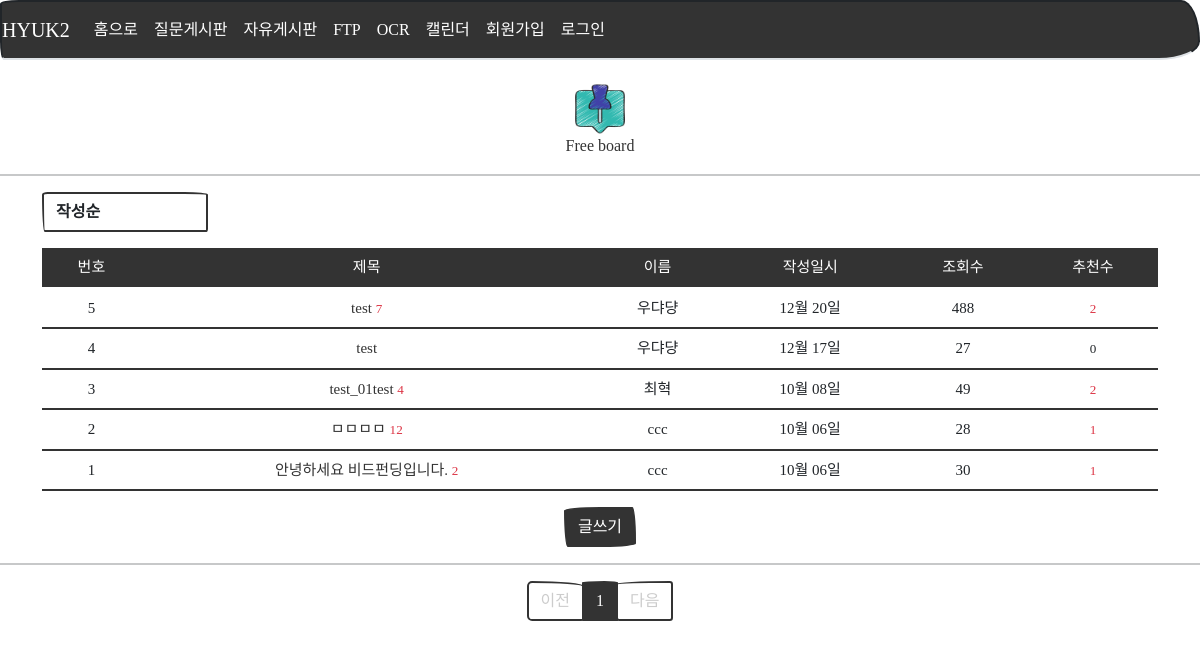
Before: /board/list/ with the older database file.
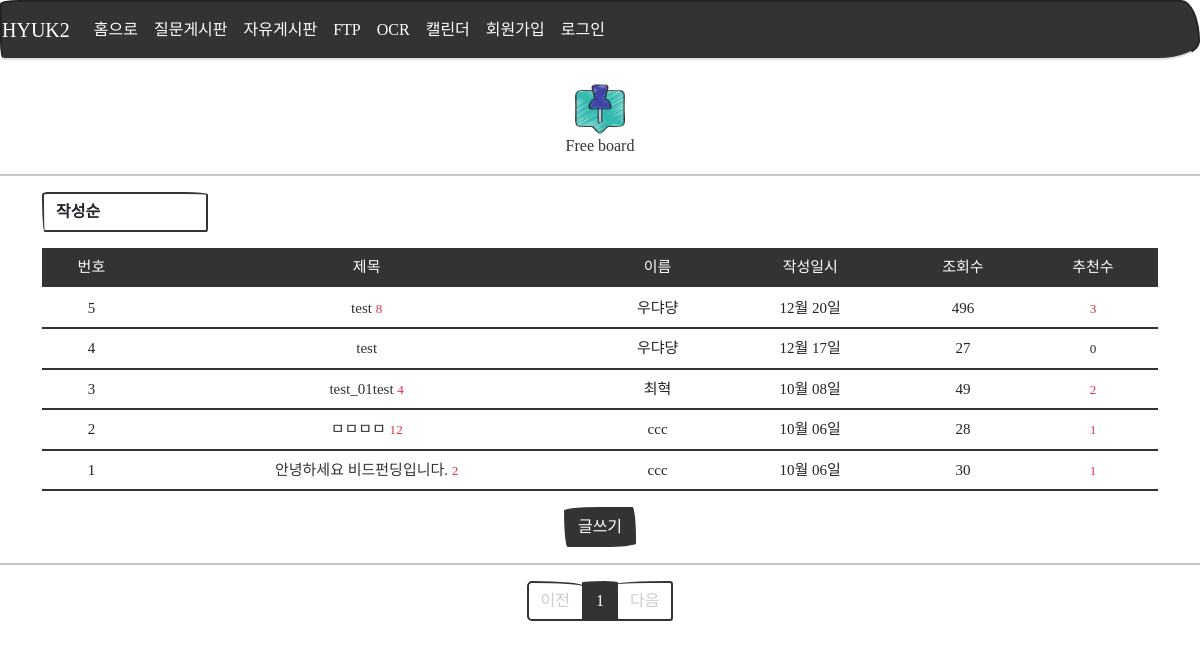
After: the same page with the newer database file.
### models.py (models this page shows)
class Board(db.Model):
    id = db.Column(db.Integer, primary_key=True)
    subject = db.Column(db.String(200), nullable=False)
    content = db.Column(db.Text(), nullable=False)
    create_date = db.Column(db.DateTime(), nullable=False)
    user_id = db.Column(db.Integer, db.ForeignKey('user.id', ondelete='CASCADE'), nullable=False)
    user = db.relationship('User', backref=db.backref('board_set'))  # 나중에 자신이 작성한 글을 user.board_set 으로 참조할 수 있다.
    modify_date = db.Column(db.DateTime(), nullable=True)
    hits = db.Column(db.Integer, nullable=False, default='0')
    voter = db.relationship('User', secondary=board_voter, backref=db.backref('board_voter_set'))

class User(db.Model):
    id = db.Column(db.Integer, primary_key=True)    # id는 자동으로 증가하는 User 모델의 기본키
    username = db.Column(db.String(150), unique=True, nullable=False)  # 아이디
    password = db.Column(db.String(200), nullable=False)
    name = db.Column(db.String(150), nullable=False)  # 실명
    email = db.Column(db.String(120), unique=True, nullable=False)
    fir_joo = db.Column(db.String(6), nullable=False)  # 주민번호 앞자리
    sec_joo = db.Column(db.String(7), nullable=False)  # 주민번호 뒷자리
    tel = db.Column(db.String(50), nullable=False)  # 휴대폰 번호, 휴대폰인증이 있다면 unique=True 넣어야 됨

### views/board_views.py (the view)
@bp.route('/list/')
def _list():
    page = request.args.get('page', type=int, default=1)  # 페이지번호가 없으면 default 로 페이지1을 출력한다.
    kw = request.args.get('kw', type=str, default='')  # 검색어
    so = request.args.get('so', type=str, default='recent')  # 정렬, default 는 최신순('recent')
    if so == 'recommend':  # 추천 수가 많은 게시물
        sub_query = db.session.query(board_voter.c.board_id, func.count('*').label('num_voter')) \
            .group_by(board_voter.c.board_id).subquery()
        board_list = Board.query \
            .outerjoin(sub_query, Board.id == sub_query.c.board_id) \
            .order_by(sub_query.c.num_voter.desc(), Board.create_date.desc())
    elif so == 'popular':  # 답변 수가 많은 게시물
        sub_query = db.session.query(Comment.board_id, func.count('*').label('num_board')) \
            .group_by(Comment.board_id).subquery()
        board_list = Board.query \
            .outerjoin(sub_query, Board.id == sub_query.c.board_id) \
            .order_by(sub_query.c.num_board.desc(), Board.create_date.desc())
    elif so == 'hit':  # 조회 수가 많은 게시물
        board_list = Board.query.order_by(Board.hits.desc())
    else:  # recent, 기존 게시물
        board_list = Board.query.order_by(Board.create_date.desc())
    board_list = board_list.paginate(page, per_page=5)
    return render_template('board/board_list.html', board_list=board_list, page=page, so=so)

### filter.py (called while the page is built)
def format_datetime(value, fmt='%m월 %d일'):
    now = datetime.now()
    time = now - value
    if time < timedelta(minutes=1):
        return '방금 전'
    elif time < timedelta(hours=1):
        return str(int(time.seconds / 60)) + '분 전'
    elif time < timedelta(days=1):
        return str(int(time.seconds / 3600)) + '시간 전'
    elif time < timedelta(days=7):
        time = datetime.now().date() - value.date()
        return str(time.days) + '일 전'
    else:
        return value.strftime(fmt)

### views/login_views.py (called while the page is built)
@bp.before_app_request
def logged_in_user():
    user_id = session.get('user_id')
    if user_id is None:
        g.user = None
    else:
        g.user = User.query.get(user_id)

### templates/board/board_list.html (shortened to what this page needs)
{% extends 'base.html' %}
{% block content %}
	<center>
  	    <div>
			<br>
  	        <center>
  	            <a class="top_icon" href="{{url_for('board._list')}}">
			<img src="{{ url_for('static',filename='images/board.png') }}",
			 class="basic_img"/>Free board</a>
  	        </center>
  	        <hr width="100%" color="black" />
  	    </div>
  	</center>
  	<center>
  	    <div class="container my-3">
			<div class="row justify-content-between my-3">
				<div class="col-2">
            		<select class="form-control">
                		<option value="recent" {% if so=='recent' %}selected{% endif %}>작성순</option>
            		</select>
        		</div>
    		</div>
  	        <table class="table">
  	            <thead>
  	                <tr class="thead-dark table-dark">
  	                    <th class="text-center">번호</th>
  	                    <th class="text-center">제목</th>
						<th class="text-center">이름</th>
  	                    <th class="text-center">작성일시</th>
						<th class="text-center">조회수</th>
						<th class="text-center">추천수</th>
  	                </tr>
  	            </thead>
  	            <tbody>
  	                {% if board_list %}
  	                {% for board in board_list.items %}
  	                <tr>
  	                    <td class="text-center">
                            {{ board_list.total - ((board_list.page-1) * board_list.per_page) - loop.index0 }}</td>
  	                    <td class="text-center">
  	                        <a href="{{ url_for('board.detail', board_id=board.id) }}">
                                {{ board.subject }}
                            </a>
							{% if board.comment_set|length > 0 %}
  	                        <span class="text-danger small ml-2">{{ board.comment_set|length }}</span>
  	                        {% endif %}
  	                    </td>
						<td class="text-center">{{ board.user.name }}</td>
  	                    <td class="text-center">{{ board.create_date|datetime }}</td>
						<td class="text-center">{{ board.hits }}</td>
						<td class="text-center">
							{% if board.voter|length > 0 %}
							<span class="text-danger small ml-2">
								{{ board.voter|length }}
							</span>
							{% else %}
							<span class="small ml-2">
								{{ board.voter|length }}
							</span>
							{% endif %}
						</td>
  	                </tr>
  	                {% endfor %}
  	                {% else %}
  	                <tr>
  	                    <td colspan="3">글이 없습니다.</td>
  	                </tr>
  	                {% endif %}
  	            </tbody>
  	        </table>
  	    </div>
        <a href="{{ url_for('board.create') }}" class="btn btn-primary">글쓰기</a>
  	    <hr width="100%" color="black" />
  	    <ul class="pagination justify-content-center">
  	        {% if board_list.has_prev %}
  	        <li class="page-item">
  	            <a class="page-link" href="?page={{ board_list.prev_num }}">이전</a>
  	        </li>
  	        {% else %}
  	        <li class="page-item disabled">
  	            <a class="page-link" tabindex="-1" aria-disabled="true" href="#">이전</a>
  	        </li>
  	        {% endif %}
  	        {% for page_num in board_list.iter_pages() %}
  	        {% if page_num %}
  	        {% if page_num != board_list.page %}
  	        <li class="page-item">
  	            <a class="page-link" href="?page={{ page_num }}">{{ page_num }}</a>
  	        </li>
  	        {% else %}
  	        <li class="page-item active" aria-current="page">
  	            <a class="page-link" href="#">{{ page_num }}</a>
  	        </li>
  	        {% endif %}
  	        {% else %}
  	        <li class="disabled">
  	            <a class="page-link" href="#">...</a>
  	        </li>
  	        {% endif %}
  	        {% endfor %}
  	        {% if board_list.has_next %}
  	        <li class="page-item">
  	            <a class="page-link" href="?page={{ board_list.next_num }}">다음</a>
  	        </li>
  	        {% else %}
  	        <li class="page-item disabled">
  	            <a class="page-link" tabindex="-1" aria-disabled="true" href="#">다음</a>
  	        </li>
  	        {% endif %}
  	    </ul>
  	</center>
{% endblock %}

### templates/base.html (shortened to what this page needs)
<!doctype html>
<html lang="utf-8">
<head>
    <link rel="stylesheet" href="{{ url_for('static', filename='bootstrap.min.css') }}">
    <link rel="stylesheet" href="{{ url_for('static', filename='css/style.css') }}">
    <link rel="stylesheet" type="text/css" href="https://cdn.jsdelivr.net/gh/moonspam/NanumSquare@1.0/nanumsquare.css">
</head>
<body>
    {% include 'nav.html' %}
    {% block content %}
    {% endblock %}
</body>
</html>

### templates/nav.html (shortened to what this page needs)
<nav class="navbar navbar-expand-lg navbar-dark bg-primary border-bottom">
    <a class="navbar-brand" href="{{ url_for('main.home_page') }}">HYUK2</a>
    <div class="collapse navbar-collapse flex-grow-0 text-center" id="navbarNav">
        <ul class="navbar-nav">
            <li class="nav-item ">
                <a class="nav-link" href="{{url_for('main.home_page')}}">홈으로</a>
            </li>
            <li class="nav-item ">
                <a class="nav-link" href="{{url_for('question._list')}}">질문게시판</a>
            </li>
            <li class="nav-item ">
                <a class="nav-link" href="{{url_for('board._list')}}">자유게시판</a>
            </li>
            <li class="nav-item ">
                <a class="nav-link" href="{{url_for('files.main_page')}}">FTP</a>
            </li>
            <li class="nav-item ">
                <a class="nav-link" href="{{url_for('ocr.main_page')}}">OCR</a>
            </li>
            <li class="nav-item ">
                <a class="nav-link" href="{{url_for('cal.main')}}">캘린더</a>
            </li>
            {% if g.user %}
            <li class="nav-item ">
                <a class="nav-link" href="{{ url_for('login.logout') }}">{{ g.user.username }} (로그아웃)</a>
            </li>
            {% else %}
            <li class="nav-item justify-content-end">
                <a class="nav-link" href="{{url_for('login.signup')}}">회원가입</a>
            </li>
            <li class="nav-item justify-content-end">
                <a class="nav-link" href="{{url_for('login.login')}}">로그인</a>
            {% endif %}
        </ul>
    </div>
</nav>

### static/css/style.css (style rules this page uses)
* { font-family: 'NanumSquare'; font-weight: 400; }
.basic_img { display: block; width: 50px; margin-left: auto; margin-right: auto; }
.table { background-color: white; border-collapse: collapse; }
table { font-size: 15px; font-weight: 700; }
a { text-decoration:none }

Changed rows visible on the page:
changed Board (number 1 of 5 on the later page): comment_set|length "7" → "8"; hits "488" → "496"; voter|length "2" → "3"
